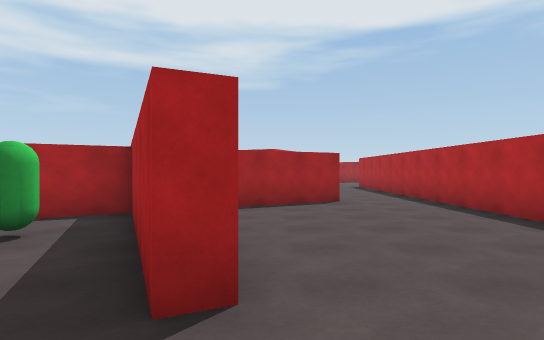
view 1 (above)

24 first-person views from a walk through a 3-D level made in the Unity game engine. The camera is 1.5 m above the floor, looks level and sees 80° across. The floor is counted in squares, 2 m on a side. Each view is taken from the middle of a square. On the plan, view 1 faces up. The plan holds only what a view shows up to about 11 squares ahead; the rest is blank. Surface patterns are stand-ins for the level's own textures.

view 2
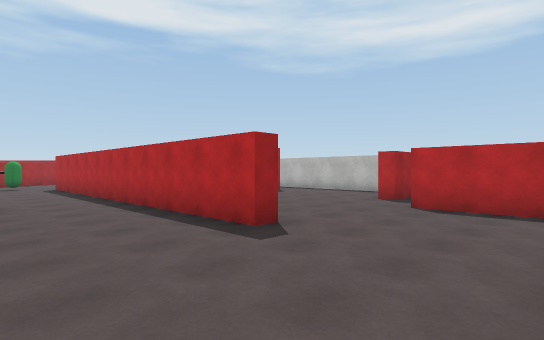

view 3
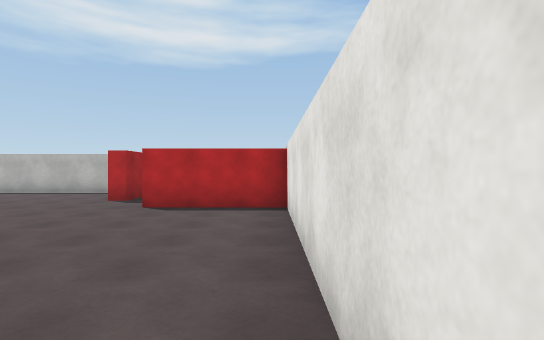

view 4
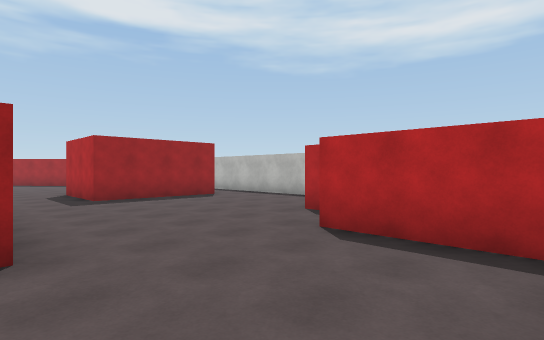

view 5
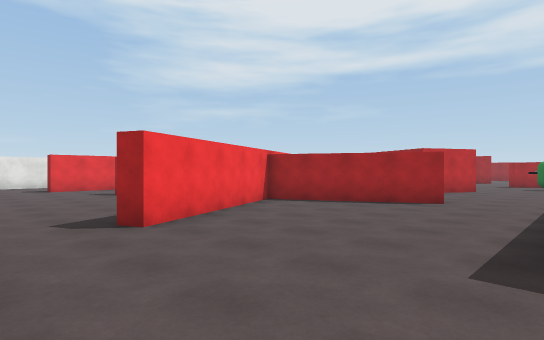

view 6
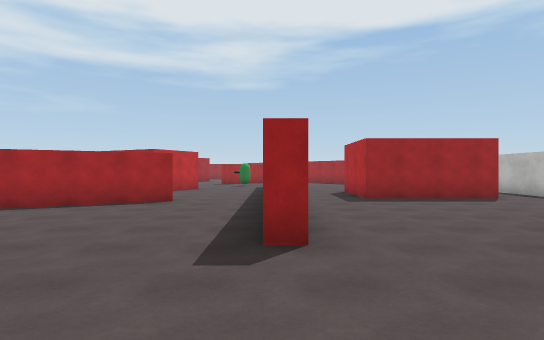

view 7
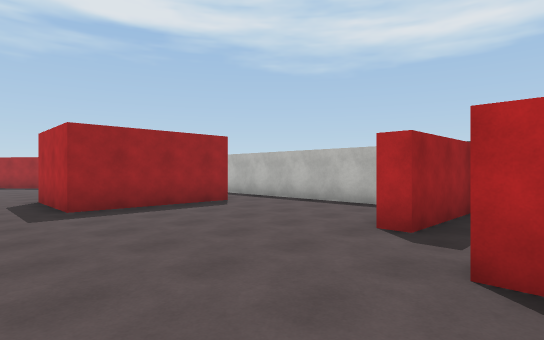

view 8
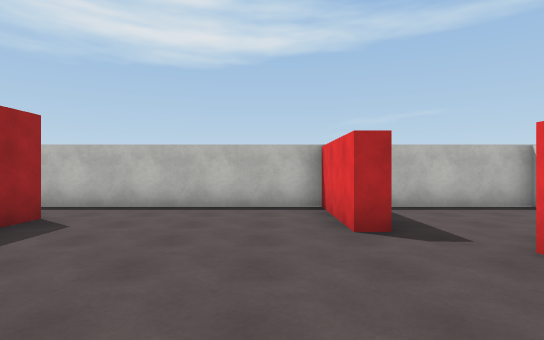

view 9
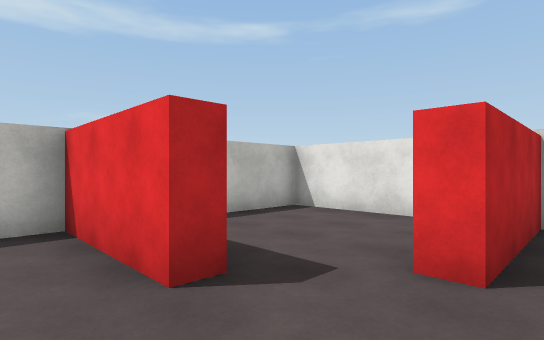

view 10
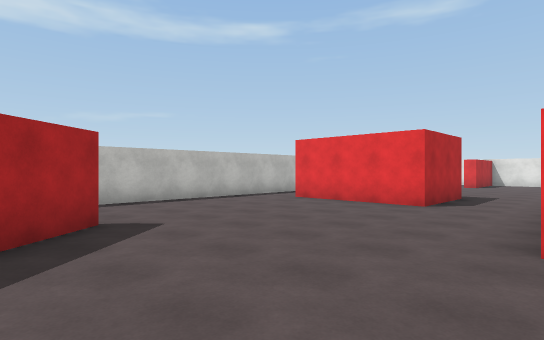

view 11
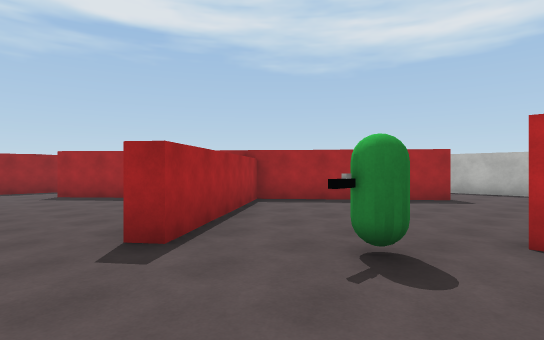

view 12
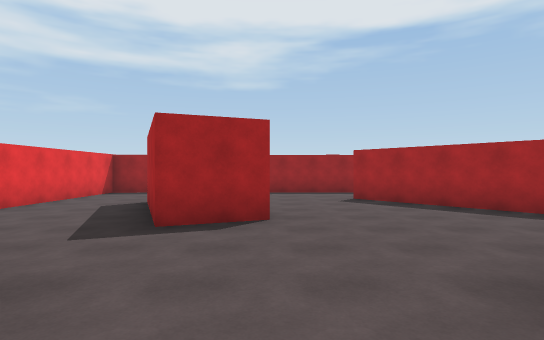

view 13
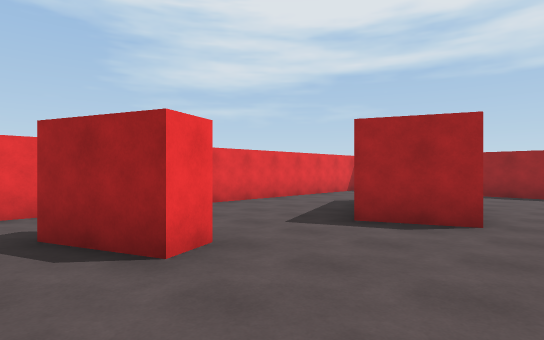

view 14
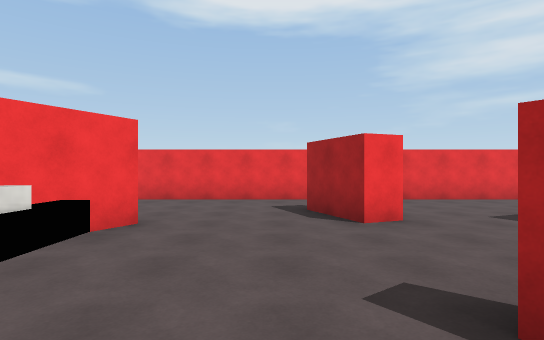

view 15
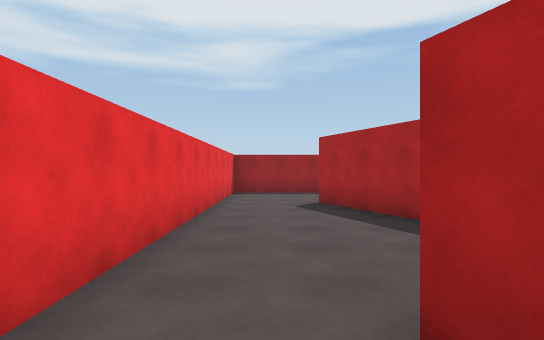

view 16
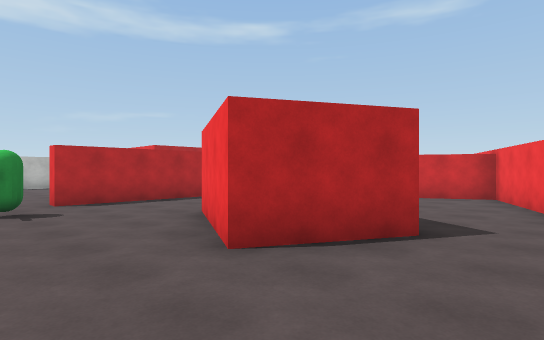

view 17
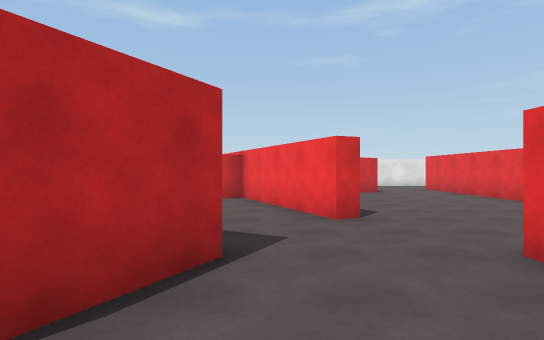

view 18
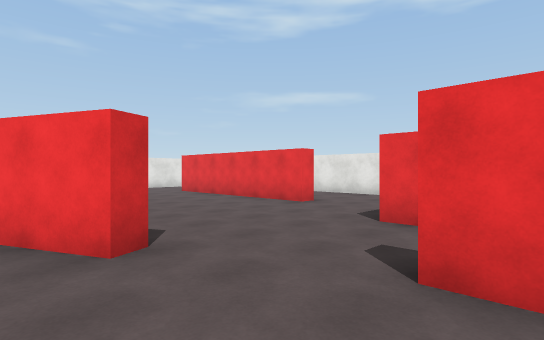

view 19
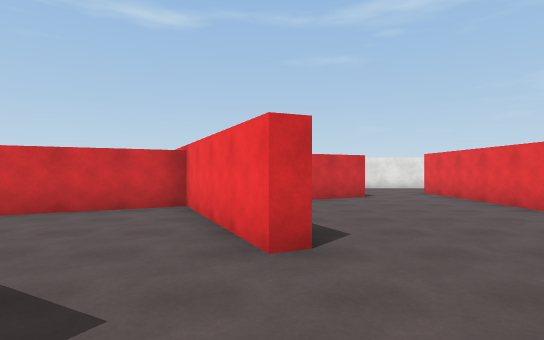

view 20
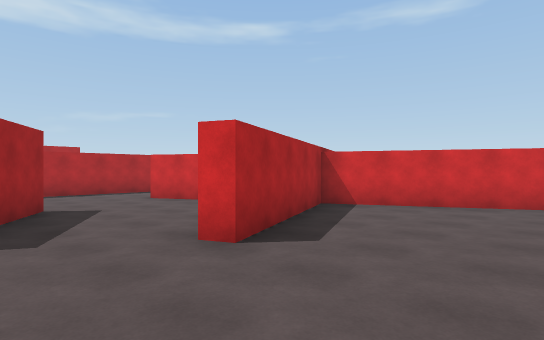

view 21
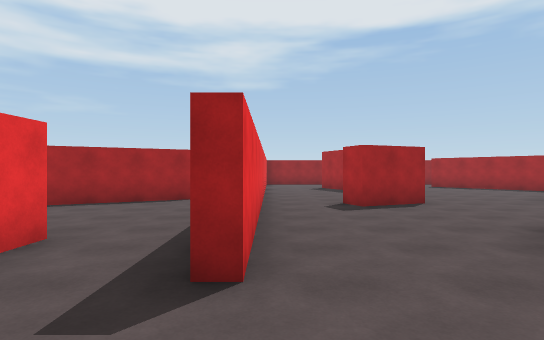

view 22
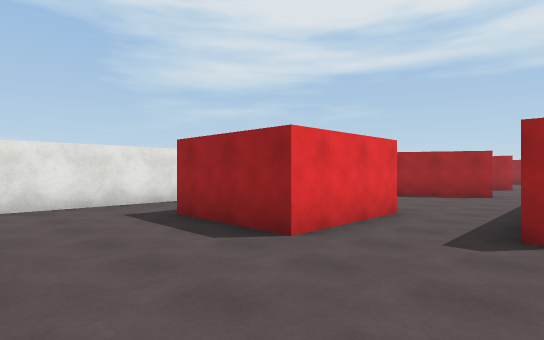

view 23
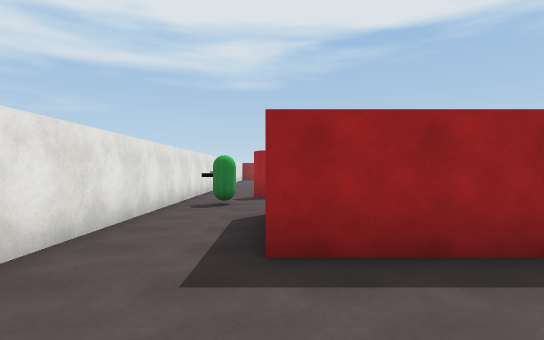

view 24
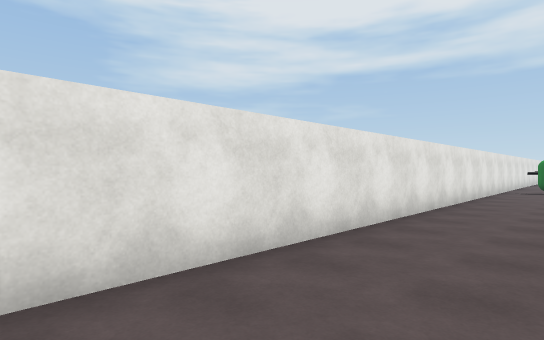

### Floor plan
Ten units are one square. View 1 is at (0, 0); x grows to the right and y downward. Boxes are objects, and circles mark ways between rooms. Rooms are numbered by the first view taken in them; rooms with no view inside come last. Other rooms are left out.
<svg viewBox="-127 -273 248 281">
<path fill="none" stroke="#000" d="M45 -32 39 -32 39 -134M17 -78 -20 -59 -2 -18 -6 -16M89 -36 89 -40 116 -40 116 -114M100 -85 65 -85 65 -111M12 3 75 3 75 -26 80 -26M11 -127 4 -115M1 -209 -15 -203 -29 -236M47 -214 21 -245M-18 -180 -16 -173M39 -134 39 -144 43 -144M-15 -141 11 -127M89 -165 57 -202 16 -171 13 -174M28 -268 -53 -267 -52 -176M65 -111 100 -111M116 -114 116 -174M-26 -121 -15 -141M-75 -124 -75 -108 -84 -108M-90 -81 -90 -56M1 -107 -13 -115M-52 -176 -52 -122M-16 -173 -31 -167 -34 -174M-66 -40 -26 -61 -44 -99 -40 -101 -22 -63 15 -82M-95 -81 -90 -81M-90 -56 -90 -24M-84 -108 -101 -108M-75 -136 -75 -124M-6 -16 -24 -57 -37 -50M-69 -184 -103 -166 -105 -171M-122 -189 -122 -21M114 -35 89 -36M90 3 116 3 116 -26"/>
<rect x="25" y="-155" width="10" height="10" fill="#bbb"><title>other object</title></rect>
<rect x="-115" y="-155" width="10" height="10" fill="#bbb"><title>other object</title></rect>
<rect x="-35" y="-45" width="10" height="20" fill="#bbb"><title>other object</title></rect>
<circle cx="110" cy="-110" r="3" fill="#2a7"/>
<circle cx="40" cy="-122" r="3" fill="#2a7"/>
<circle cx="0" cy="-95" r="3" fill="#2a7"/>
<circle cx="-10" cy="-5" r="3" fill="#2a7"/>
<circle cx="80" cy="-30" r="3" fill="#2a7"/>
<circle cx="-20" cy="-155" r="3" fill="#2a7"/>
<circle cx="-45" cy="-170" r="3" fill="#2a7"/>
<circle cx="-70" cy="-130" r="3" fill="#2a7"/>
<circle cx="-75" cy="-45" r="3" fill="#2a7"/>
<circle cx="-90" cy="-95" r="3" fill="#2a7"/>
<text x="50" y="-60">1</text>
<text x="20" y="-190">2</text>
<text x="-50" y="-110">3</text>
<text x="-100" y="-70">4</text>
<text x="100" y="-20">5</text>
</svg>
Room 1 opens to room 2. Room 1 opens to room 3. Room 1 opens to room 4. Room 1 opens to room 5. Room 2 opens to room 3. Room 3 opens to room 4.

Where each view was taken, in squares from view 1:
view 1: 0 up, 0 right, facing up
view 2: 0 up, 1 right, facing up-right
view 3: 0 up, 1 right, facing right
view 4: 0 up, 4 right, facing up-right
view 5: 0 up, 4 right, facing up-left
view 6: 0 up, 4 right, facing up
view 7: 2 up, 5 right, facing up-right
view 8: 5 up, 5 right, facing right
view 9: 5 up, 7 right, facing down-right
view 10: 18 up, 4 right, facing down-right
view 11: 14 up, 0 right, facing up-right
view 12: 16 up, 0 right, facing up
view 13: 16 up, 1 right, facing up-left
view 14: 16 up, 3 right, facing left
view 15: 16 up, 4 left, facing up
view 16: 16 up, 4 left, facing down-right
view 17: 15 up, 3 left, facing down
view 18: 13 up, 3 left, facing down-left
view 19: 13 up, 4 left, facing down
view 20: 12 up, 7 left, facing down-right
view 21: 10 up, 5 left, facing up
view 22: 8 up, 5 left, facing up-left
view 23: 8 up, 10 left, facing up
view 24: 2 up, 10 left, facing up-left
